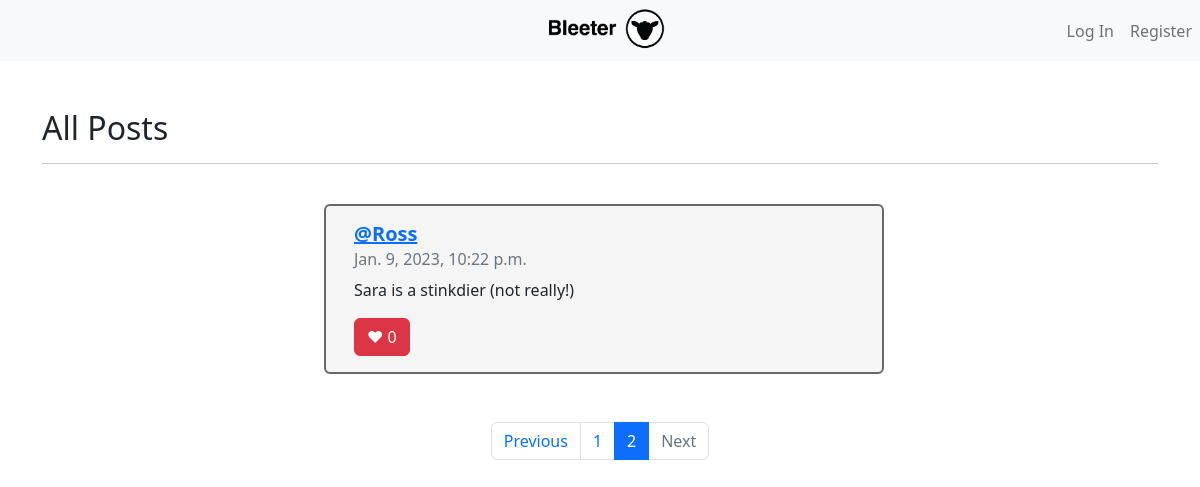
Page /allPosts?page=2 on the earlier database version.
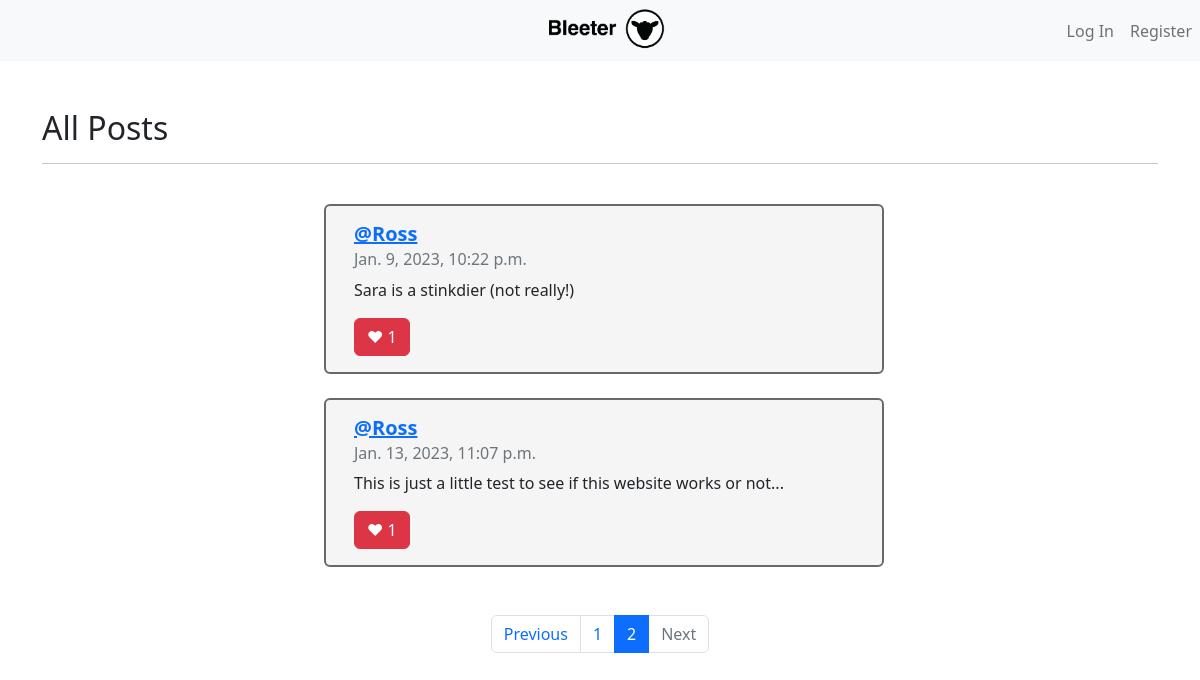
Same page on the later database version.
### network/models.py (models this page shows, shortened)
class Tweet(models.Model):
    author = models.ForeignKey(User, on_delete=models.CASCADE)
    tweetText = models.CharField(max_length=255)
    posted = models.DateTimeField(auto_now_add=True)
    like = models.ManyToManyField(User, blank=True, related_name="likes")

class User(AbstractUser):
    pass

### network/views.py (the view)
# urls.py: path("allPosts", views.allPosts, name="allPosts"),
def allPosts(request):
    tweets = Tweet.objects.all()
    paginator = Paginator(tweets, 10)
    page_number = request.GET.get('page')
    page_obj = paginator.get_page(page_number)
    return render(request, "network/allPosts.html", {
        "page_obj": page_obj
    })

### network/templates/network/allPosts.html (shortened to what this page needs)
{% extends "network/layout.html" %}
{% block body %}
<br>
<h2>All Posts</h2>
<hr><br>
<div class="container">
   {% for tweet in page_obj %}
   <div class="row justify-content-center mb-4">
      <div class="ms-2 card" style="width: 35rem" data-id="{{tweet.id}}";>
         <div class="card-body rounded">
            <h5 class="card-title"><a href="{% url 'profile' user_id=tweet.author.id%}"><b>@{{ tweet.author}}</b></h5></a>
            <h6 class="card-subtitle mb-2 text-muted">{{tweet.posted}}</h6>
            <p class="card-text" id="tweetText">{{tweet.tweetText}}</p>
            {% if user.username in tweet.like.all|stringformat:'s' %}
            <button class="btn btn-danger float-left" id="foo">&hearts;&nbsp;<span id="number">{{ tweet.like.all.count }}</span></button>
            {% else %}
            <button class="btn btn-secondary float-left" id="foo">&hearts;&nbsp;<span id="number">{{ tweet.like.all.count }}</span></button>
            {% endif %}
         </div>
      </div>
      <br>
   </div>
   {% endfor %}
   <br>
   <nav aria-label="Page navigation example">
      <ul class="pagination justify-content-center">
         {% if page_obj.has_previous %}
         <li class="page-item">
            <a class="page-link" href="?page={{ page_obj.previous_page_number }}">Previous</a>
         </li>
         {% else %}
         <li class="page-item disabled">
            <a class="page-link" href="#" tabindex="-1" aria-disabled="True">Previous</a>
         </li>
         {% endif %}
         {% for i in page_obj.paginator.page_range %}
         {% if page_obj.number == i %}
         <li class="page-item active" aria-current="page">
            <span class="page-link">
               {{ i }}
            </span>
         </li>
         {% else %}
         <li class="page-item"><a class="page-link" href="?page={{ i }}">{{ i }}</a></li>
         {% endif %}
         {% endfor %}
         {% if page_obj.has_next %}
         <li class="page-item">
            <a class="page-link" href="?page={{ page_obj.next_page_number }}">Next</a>
         </li>
         {% else %}
         <li class="page-item disabled">
            <a class="page-link" href="#" tabindex="-1" aria-disabled="True">Next</a>
         </li>
         {% endif %}
      </ul>
   </nav>
   {% endblock %}

Differences in the rows shown:
computed for Tweet "Jan. 9, 2023, 10:22 p.m.": like.all.count "0" → "1"
added Tweet: author "Ross", posted "Jan. 13, 2023, 11:07 p.m.", tweetText "This is just a little test to see if this website works or not...", like.all.count "1"
